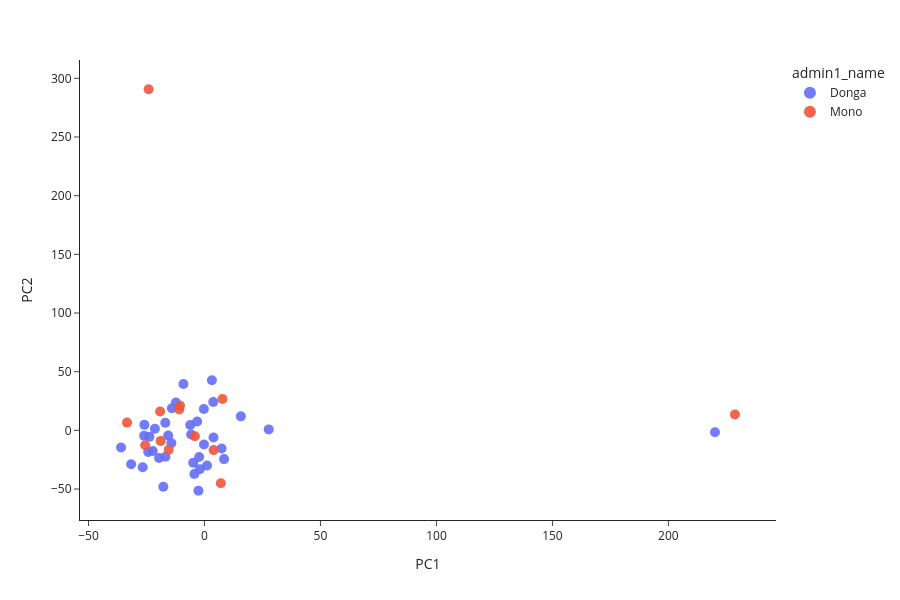

Write notebook code for a chart like this one.
### Code cell
ag3.plot_pca_coords(
    ben_pca_df,
    color="admin1_name",
)

### Figure 1 — Plotly figure (JSON) as saved in the notebook; plotly's stock layout.template omitted (floating-point values rounded to 4 significant figures; data arrays with more than 128 entries replaced by an {"elided": "..."} marker saying what was removed)
{"data": [{"customdata": {"elided": "37x11 mixed values"}, "hovertemplate": "<b>%{hovertext}</b><br><br>admin1_name=%{customdata[6]}<br>PC1=%{x}<br>PC2=%{y}<br>sample_id=%{customdata[0]}<br>partner_sample_id=%{customdata[1]}<br>sample_set=%{customdata[2]}<br>taxon=%{customdata[3]}<br>country=%{customdata[4]}<br>admin1_iso=%{customdata[5]}<br>admin2_name=%{customdata[7]}<br>location=%{customdata[8]}<br>year=%{customdata[9]}<br>month=%{customdata[10]}<extra></extra>", "hovertext": ["VBS21566-5562STDY7801597", "VBS21571-5562STDY7801602", "VBS21573-5562STDY7801604", "VBS21575-5562STDY7801606", "VBS21579-5562STDY7801610", "VBS21591-5562STDY7801621", "VBS21600-5562STDY7801628", "VBS21656-5562STDY7801681", "VBS21666-5562STDY7801691", "VBS21671-5562STDY7801696", "VBS21672-5562STDY7801697", "VBS21687-5562STDY7801710", "VBS21699-5562STDY7801720", "VBS21708-5562STDY7801729", "VBS21709-5562STDY7801730", "VBS21726-5562STDY7801747", "VBS21731-5562STDY7801752", "VBS21732-5562STDY7801753", "VBS21733-5562STDY7801754", "VBS21734-5562STDY7801755", "VBS21735-5562STDY7801756", "VBS21736-5562STDY7801757", "VBS21737-5562STDY7801758", "VBS21741-5562STDY7801762", "VBS21742-5562STDY7801763", "VBS21743-5562STDY7801764", "VBS21745-5562STDY7801768", "VBS21747-5562STDY7801770", "VBS21750-5562STDY7801773", "VBS21751-5562STDY7801774", "VBS21752-5562STDY7801775", "VBS21753-5562STDY7801776", "VBS21755-5562STDY7801778", "VBS21756-5562STDY7801779", "VBS21757-5562STDY7801780", "VBS21759-5562STDY7801782", "VBS21760-5562STDY7801783"], "legendgroup": "Donga", "marker": {"color": "#636EFA", "opacity": 0.9, "size": 10, "symbol": "circle"}, "mode": "markers", "name": "Donga", "orientation": "v", "showlegend": true, "type": "scatter", "x": [-2.282, 1.089, -26.64, -0.2209, -21.37, -3.147, 8.437, 220.1, 15.68, -4.86, -14.29, -0.2812, 3.786, -26.02, -22.3, 27.68, -14.06, -2.61, -24.27, -17.74, 7.383, -23.72, -9.082, 3.2, -16.81, -6.122, -25.9, -4.361, -31.61, -16.89, -15.65, -35.97, -19.59, 3.878, -2.032, -12.32, -5.738], "xaxis": "x", "y": [-22.71, -29.95, -31.42, -12.11, 1.343, 7.539, -24.5, -1.624, 11.93, -27.54, -10.86, 18.2, 24.21, -4.633, -17.53, 0.8142, 18.85, -51.47, -18.37, -48.12, -15.52, -5.444, 39.48, 42.67, -22.51, 4.598, 4.669, -37.15, -28.94, 6.444, -4.369, -14.57, -23.51, -6.14, -33.08, 23.79, -3.556], "yaxis": "y"}, {"customdata": {"elided": "13x11 mixed values"}, "hovertemplate": "<b>%{hovertext}</b><br><br>admin1_name=%{customdata[6]}<br>PC1=%{x}<br>PC2=%{y}<br>sample_id=%{customdata[0]}<br>partner_sample_id=%{customdata[1]}<br>sample_set=%{customdata[2]}<br>taxon=%{customdata[3]}<br>country=%{customdata[4]}<br>admin1_iso=%{customdata[5]}<br>admin2_name=%{customdata[7]}<br>location=%{customdata[8]}<br>year=%{customdata[9]}<br>month=%{customdata[10]}<extra></extra>", "hovertext": ["VBS63362-5562STDY12852987", "VBS63364-5562STDY12852989", "VBS63369-5562STDY12852994", "VBS63392-5562STDY12853017", "VBS63436-5562STDY12853061", "VBS63438-5562STDY12853063", "VBS63439-5562STDY12853064", "VBS63441-5562STDY12853066", "VBS63444-5562STDY12853069", "VBS63621-5562STDY12853233", "VBS63629-5562STDY12853241", "VBS63638-5562STDY12853250", "VBS63665-5562STDY12853279"], "legendgroup": "Mono", "marker": {"color": "#EF553B", "opacity": 0.9, "size": 10, "symbol": "circle"}, "mode": "markers", "name": "Mono", "orientation": "v", "showlegend": true, "type": "scatter", "x": [228.7, 7.778, -4.145, 3.932, -25.55, 7.044, -33.39, -10.87, -10.56, -19.12, -24.09, -18.89, -15.44], "xaxis": "x", "y": [13.47, 26.73, -5.075, -16.82, -12.73, -45.04, 6.591, 17.85, 21.04, 16.01, 290.7, -8.994, -16.5], "yaxis": "y"}], "layout": {"height": 600, "legend": {"itemsizing": "constant", "title": {"text": "admin1_name"}, "tracegroupgap": 0}, "margin": {"t": 60}, "width": 900, "xaxis": {"anchor": "y", "autorange": true, "domain": [0, 1], "range": [-53.7, 246.4], "title": {"text": "PC1"}, "type": "linear"}, "yaxis": {"anchor": "x", "autorange": true, "domain": [0, 1], "range": [-76.4, 315.6], "title": {"text": "PC2"}, "type": "linear"}}}
